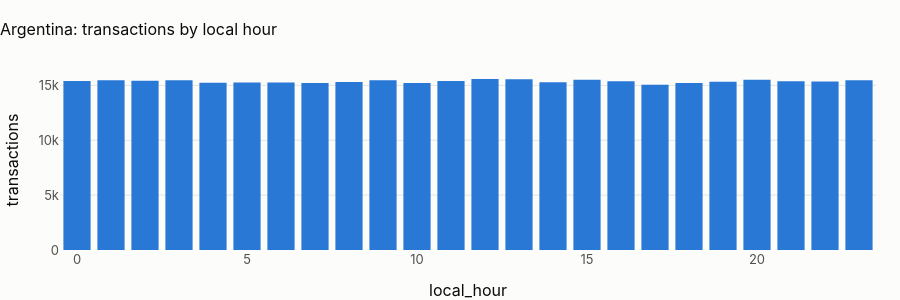

Notebook cell for this chart:
### Markdown cell above
## 2 · Time of day, in local time

### Code cell
hours = pl.q(
    "select local_hour_customer as local_hour, count(*) as transactions from main.tx_local group by 1 order by 1"
)
fig = px.bar(
    hours, x="local_hour", y="transactions", title=f"{CTRY.title}: transactions by local hour"
)
fig.update_layout(height=300)
fig.show()
cv = hours.transactions.std() / hours.transactions.mean()
display(
    Markdown(
        f"**Hour-of-day coefficient of variation: {cv:.3f}.** "
        + (
            "Local time shifts the uniform UTC profile by the offset and leaves it uniform: there is no daily cycle to "
            "model, in any time zone. Time-of-day features stay in the design and carry no signal here."
            if cv < 0.05
            else "There is a daily cycle in local time: time-of-day features can carry signal."
        )
    )
)

### Figure 1 — Plotly figure (JSON) as saved in the notebook; plotly's stock layout.template omitted (floating-point values rounded to 4 significant figures)
{"data": [{"hovertemplate": "local_hour=%{x}<br>transactions=%{y}<extra></extra>", "legendgroup": "", "marker": {"color": "#2a78d6", "pattern": {"shape": ""}}, "name": "", "orientation": "v", "showlegend": false, "textposition": "auto", "type": "bar", "x": [0, 1, 2, 3, 4, 5, 6, 7, 8, 9, 10, 11, 12, 13, 14, 15, 16, 17, 18, 19, 20, 21, 22, 23], "xaxis": "x", "y": [15404, 15469, 15417, 15462, 15230, 15261, 15255, 15229, 15314, 15474, 15215, 15402, 15583, 15562, 15288, 15507, 15380, 15070, 15224, 15338, 15506, 15381, 15347, 15479], "yaxis": "y"}], "layout": {"barmode": "relative", "height": 300, "legend": {"tracegroupgap": 0}, "title": {"text": "Argentina: transactions by local hour"}, "xaxis": {"anchor": "y", "domain": [0.0, 1.0], "title": {"text": "local_hour"}}, "yaxis": {"anchor": "x", "domain": [0.0, 1.0], "title": {"text": "transactions"}}}}
